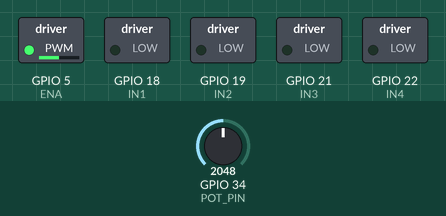
The sketch below on a simulated ESP32. Parts: switched loads named in the sketch (green lamp = pin HIGH). Inputs (shaded band) come from the test bench; at power-on: GPIO 34 (POT_PIN) = 2048.

Above: at 1.2 s.
1.3 s: GPIO 34 (POT_PIN) set to 2866
At 2.3 s:
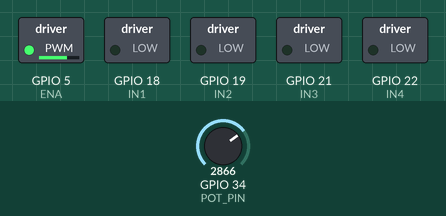
2.8 s: GPIO 34 (POT_PIN) set to 3603
At 3.5 s:
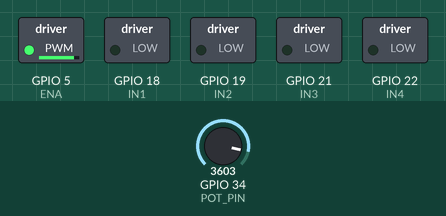
4.3 s: GPIO 34 (POT_PIN) set to 491
At 4.8 s:
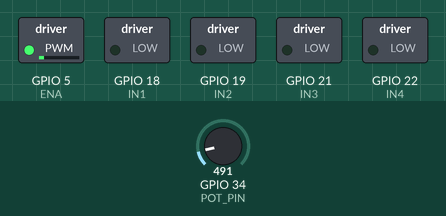
5.8 s: GPIO 34 (POT_PIN) set to 0
At 6.1 s:
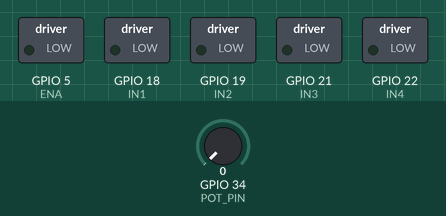
8.8 s: GPIO 34 (POT_PIN) set to 2047
At 9.9 s:
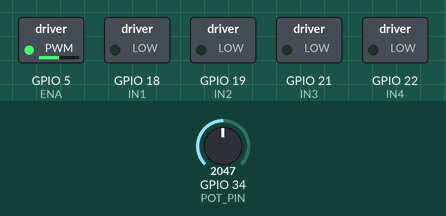
Timing chart, 0 to 11.3 s (numbered marks = the images above; inputs shaded):
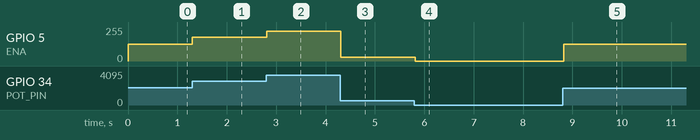

The sketch:

4_motor_direction_edited.ino
```cpp
#define ENA 5      // Chân PWM điều khiển tốc độ động cơ
#define IN1 18     // Chân điều khiển động cơ 1
#define IN2 19     // Chân điều khiển động cơ 1
#define IN3 21     // Chân điều khiển động cơ 2
#define IN4 22     // Chân điều khiển động cơ 2
#define POT_PIN 34 // Chân đọc giá trị từ Potentiometer

#define PWM_CHANNEL 0  // Kênh PWM
#define PWM_FREQ 5000  // Tần số PWM (Hz)
#define PWM_RESOLUTION 8  // Độ phân giải (8-bit, giá trị từ 0-255)


#define FORWARD 8
#define FORBACK 2
#define LEFT 4
#define RIGHT 6
#define STOP 5

void setup() {
  Serial.begin(115200);

  // Cấu hình các chân điều khiển động cơ
  pinMode(IN1, OUTPUT);
  pinMode(IN2, OUTPUT);
  pinMode(IN3, OUTPUT);
  pinMode(IN4, OUTPUT);
  pinMode(POT_PIN, INPUT);

  // Cấu hình PWM cho chân ENA
  ledcSetup(PWM_CHANNEL, PWM_FREQ, PWM_RESOLUTION);
  ledcAttachPin(ENA, PWM_CHANNEL);
}

void moveCar(int motorDirection) {
  if (motorDirection == FORWARD) {
    digitalWrite(IN1, HIGH);
    digitalWrite(IN2, LOW);
    digitalWrite(IN3, HIGH);
    digitalWrite(IN4, LOW);
  } else if (motorDirection == FORBACK) {
    digitalWrite(IN1, LOW);
    digitalWrite(IN2, HIGH);
    digitalWrite(IN3, LOW);
    digitalWrite(IN4, HIGH);
  }else if (motorDirection == LEFT) {
      digitalWrite(IN1, HIGH);
    digitalWrite(IN2, LOW);
    digitalWrite(IN3, LOW);
    digitalWrite(IN4, HIGH);
   }
   else if (motorDirection == RIGHT) {
       digitalWrite(IN1, LOW);
    digitalWrite(IN2, HIGH);
    digitalWrite(IN3, HIGH);
    digitalWrite(IN4, LOW);
   }

    else if (motorDirection == STOP) {
       digitalWrite(IN1, LOW);
    digitalWrite(IN2, LOW);
    digitalWrite(IN3, LOW);
    digitalWrite(IN4, LOW);
   }


   else {  // Dừng động cơ
    digitalWrite(IN1, LOW);
    digitalWrite(IN2, LOW);
    digitalWrite(IN3, LOW);
    digitalWrite(IN4, LOW);
  }
}

void loop() {
  int potValue = analogRead(POT_PIN);  // Đọc giá trị từ potentiometer (0-4095 trên ESP32)
  int motorSpeed = map(potValue, 0, 4095, 0, 255);  // Chuyển đổi thành giá trị PWM (0-255)

  if (Serial.available()) {  // Kiểm tra nếu có dữ liệu từ Serial
    String command = Serial.readStringUntil('\n');  // Đọc toàn bộ lệnh
    command.trim();  // Xóa khoảng trắng thừa

    int commandInt = command.toInt();  // Chuyển thành số nguyên
    Serial.println(commandInt);  // In ra để kiểm tra
    moveCar(commandInt);
  }

  ledcWrite(PWM_CHANNEL, motorSpeed);  // Điều chỉnh tốc độ động cơ
  delay(100);  // Chờ một chút trước khi đọc lại giá trị
}
```

Measured:
- after the input at 1.3 s, GPIO 5 (ENA): 127/255 → 177/255 at once
- after the input at 2.8 s, GPIO 5 (ENA): 177/255 → 223/255 at once
- after the input at 4.3 s, GPIO 5 (ENA): 223/255 → 30/255 at once
- after the input at 5.8 s, GPIO 5 (ENA): 30/255 → 0/255 at once
- after the input at 8.8 s, GPIO 5 (ENA): 0/255 → 127/255 at once
